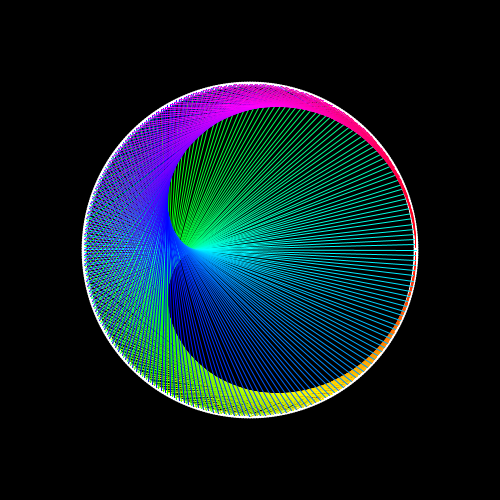
Frame 1 (no input)
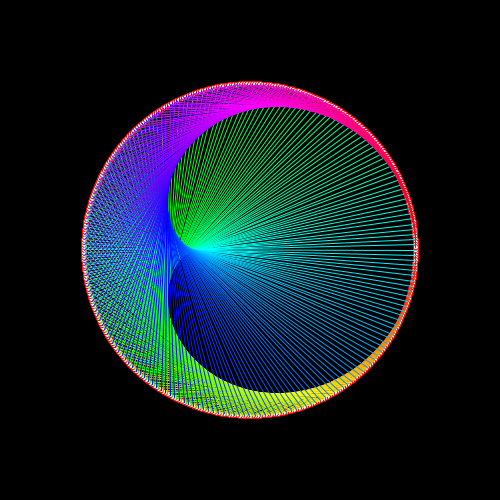
Frame 60 (the mouse pressed at the canvas centre just before this capture)
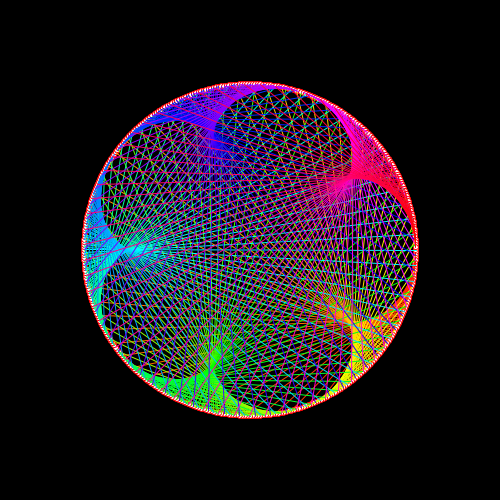
Frame 120 (the mouse held since frame 60 and released just before this capture)

The Processing sketch that drew these frames (run headless with seeded random() and noise(); from frame 60 on, the mouse is pressed at the canvas centre):

// Processing sketch: Cardioid
// ── Cardioid.pde
//based on this site https://www.youtube.com/watch?v=98FkwaSMQ_k
int div = 400;//72
int mult = 2;

void setup(){
  size(500, 500);
  colorMode(HSB, 360, 100, 100, 100);
  background(0);
  noStroke();
}

void draw(){
  background(0);
 for(int i=0; i<div; i++){
   PVector pos = pointOnCircle(i, div);
   ellipse(pos.x, pos.y, 5, 5);
  }
  mult = (int)map(mouseX, 0, width, 2, 10);
  for(int i=0; i<div; i++){
    PVector pos = pointOnCircle(i, div);
    PVector pos2 = pointOnCircle(i*mult, div);
    stroke(map(i, 0, div, 0, 360), 100, 100);
    line(pos.x, pos.y, pos2.x, pos2.y);
  }
}

PVector pointOnCircle(int i, int div){
  PVector origin = new PVector(width/2, height/2);
  float r = height/3;
  PVector diff = PVector.fromAngle(TWO_PI*i/div).mult(r);
  return PVector.add(origin, diff);
}
